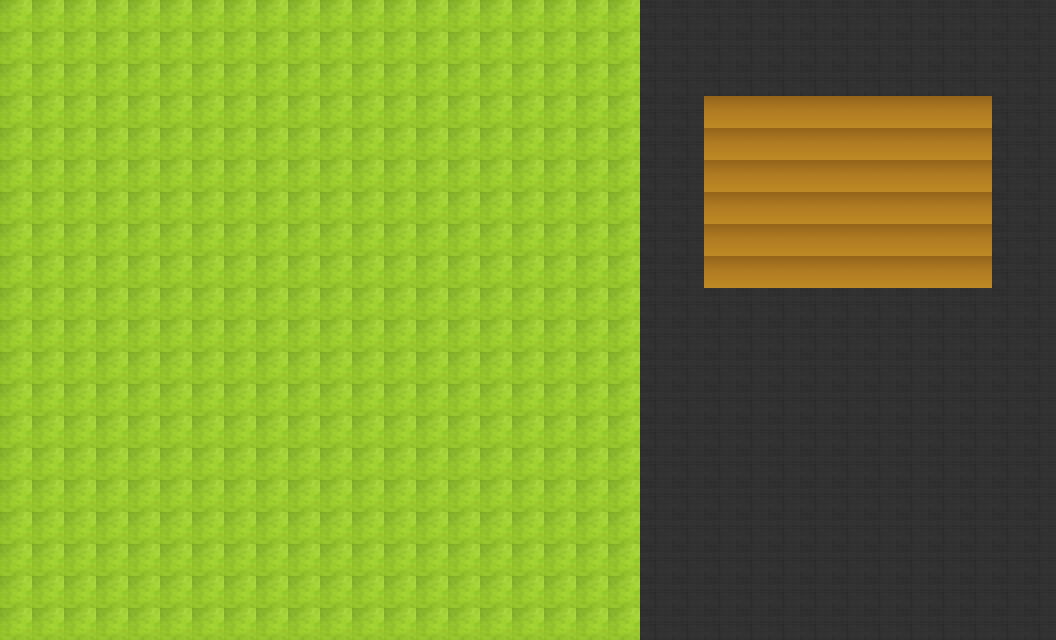

This is a level from a 2D game, rendered from its Tiled map with the project's own tilesets. A one-line summary and the map file follow, with tile-layer data summarised:
An orthogonal 33x20 tile map with 32x32 px tiles, 1 tile layer (Tile Layer 1), 8 tilesets.

<map version="1.0" orientation="orthogonal" width="33" height="20" tilewidth="32" tileheight="32" backgroundcolor="#ffffff">
 <tileset firstgid="1" name="mapBasic" tilewidth="32" tileheight="32">
  <image source="mapBasic.png" width="640" height="480" />
 </tileset>
 <tileset firstgid="301" name="Bb8ab" tilewidth="32" tileheight="32">
  <image source="Bb8ab.png" width="2000" height="1131" />
 </tileset>
 <tileset firstgid="2471" name="302cnk6" tilewidth="32" tileheight="32">
  <image source="302cnk6.png" width="32" height="32" />
 </tileset>
 <tileset firstgid="2472" name="stone" tilewidth="32" tileheight="32">
  <image source="12674934943IA529.jpg" width="400" height="266" />
 </tileset>
 <tileset firstgid="2568" name="stone" tilewidth="32" tileheight="32">
  <image source="stone.jpg" width="256" height="256" />
 </tileset>
 <tileset firstgid="2632" name="android-game-tank" tilewidth="32" tileheight="32">
  <image source="android-game-tank.jpg" width="550" height="343" />
 </tileset>
 <tileset firstgid="2802" name="images (3)" tilewidth="32" tileheight="32">
  <image source="images (3).jpg" width="259" height="194" />
 </tileset>
 <tileset firstgid="2850" name="images (4)" tilewidth="32" tileheight="32">
  <image source="images (4).jpg" width="262" height="192" />
 </tileset>
 <layer name="Tile Layer 1" width="33" height="20">
  <data>[660 cells, 660 non-empty, 3 distinct tile ids]</data>
 </layer>
</map>
